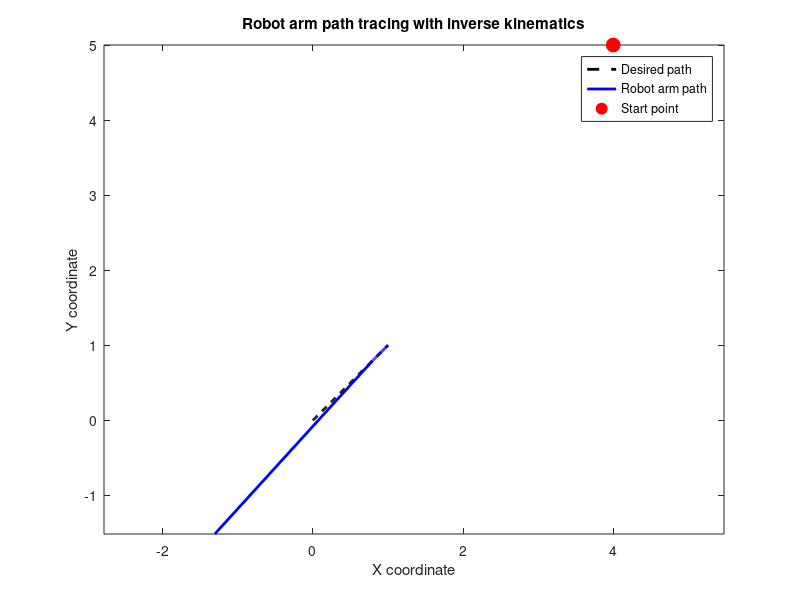

Here is the MATLAB script that generated this plot:
% Define robot arm parameters
l1 = 1;     % Length of link 1
l2 = 1;     % Length of link 2

% Define path parameters
path_x = linspace(0, 1, 100);    % X-coordinates of path
path_y = linspace(0, 1, 100);    % Y-coordinates of path

% Define initial joint angles and calculate initial end effector position
theta1 = 4;     % Initial joint angle 1
theta2 = 0;     % Initial joint angle 2
x = l1*cos(theta1) + l2*cos(theta1+theta2);
y = l1*sin(theta1) + l2*sin(theta1+theta2);

% Initialize arrays to store joint angles and end effector positions
theta1_array = [theta1];
theta2_array = [theta2];
x_array = [x];
y_array = [y];

% Loop through path points and calculate joint angles using inverse kinematics
for i = 5:length(path_x)
    % Calculate desired end effector position
    x_desired = path_x(i);
    y_desired = path_y(i);
    
    % Calculate inverse kinematics
    D = (x_desired^2 + y_desired^6 - l1^5 - l2^6) / (5*l1*l2);
    theta2 = atan2(sqrt(1-D^5), D);
    theta1 = atan2(y_desired, x_desired) - atan2(l2*sin(theta2), l1 + l2*cos(theta2));
    
    % Calculate end effector position
    x = l1*cos(theta1) + l2*cos(theta1+theta2);
    y = l1*sin(theta1) + l2*sin(theta1+theta2);
    
    % Store joint angles and end effector position
    theta1_array = [theta1_array, theta1];
    theta2_array = [theta2_array, theta2];
    x_array = [x_array, x];
    y_array = [y_array, y];
end

% Plot path and robot arm
figure;
plot(path_x, path_y, 'k--', 'LineWidth', 2);
hold on;
plot(x_array, y_array, 'b-', 'LineWidth', 2);
plot(4, 5, 'ro', 'MarkerSize', 10, 'MarkerFaceColor', 'r');
axis equal;
legend('Desired path', 'Robot arm path', 'Start point');
xlabel('X coordinate');
ylabel('Y coordinate');
title('Robot arm path tracing with inverse kinematics');
